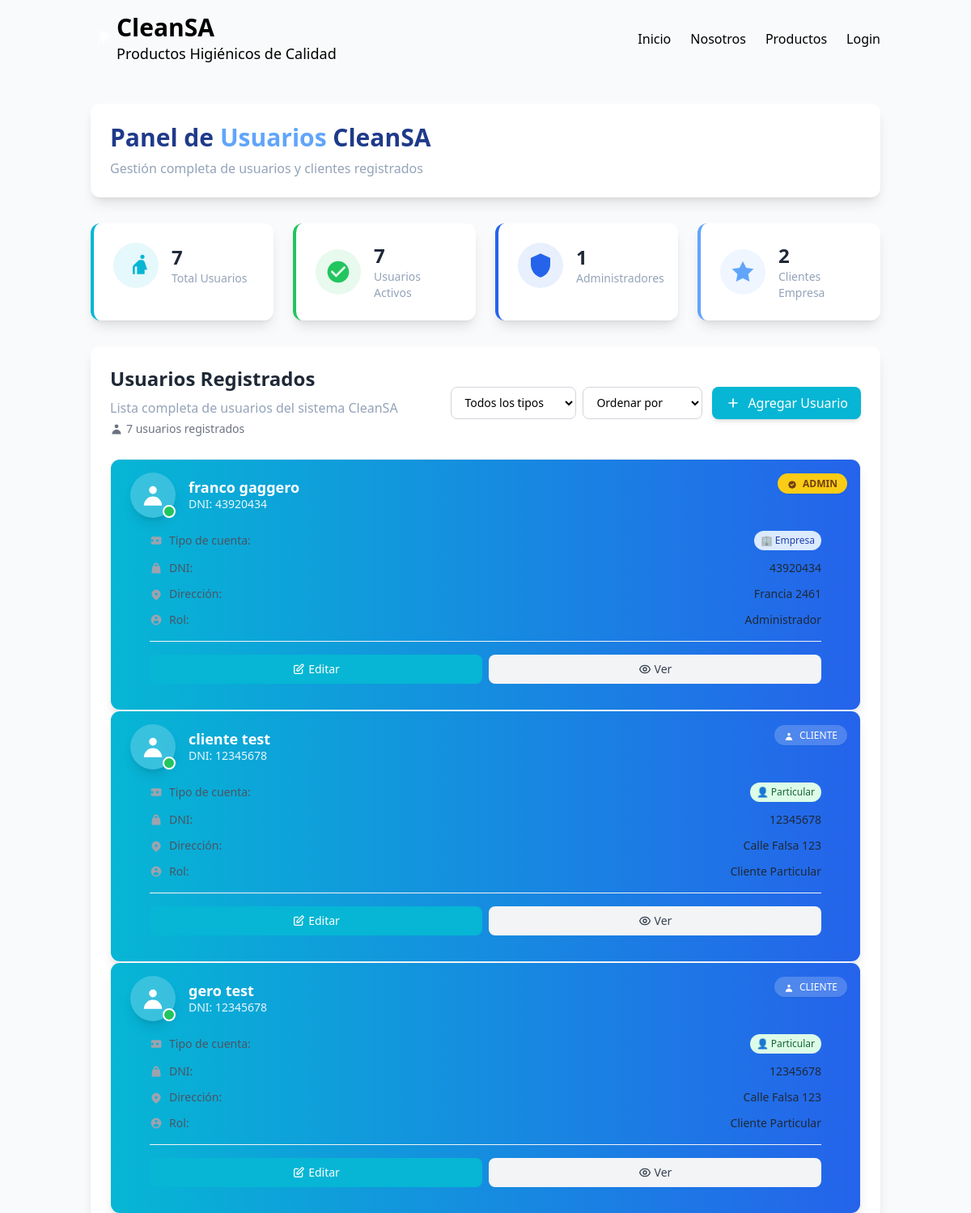
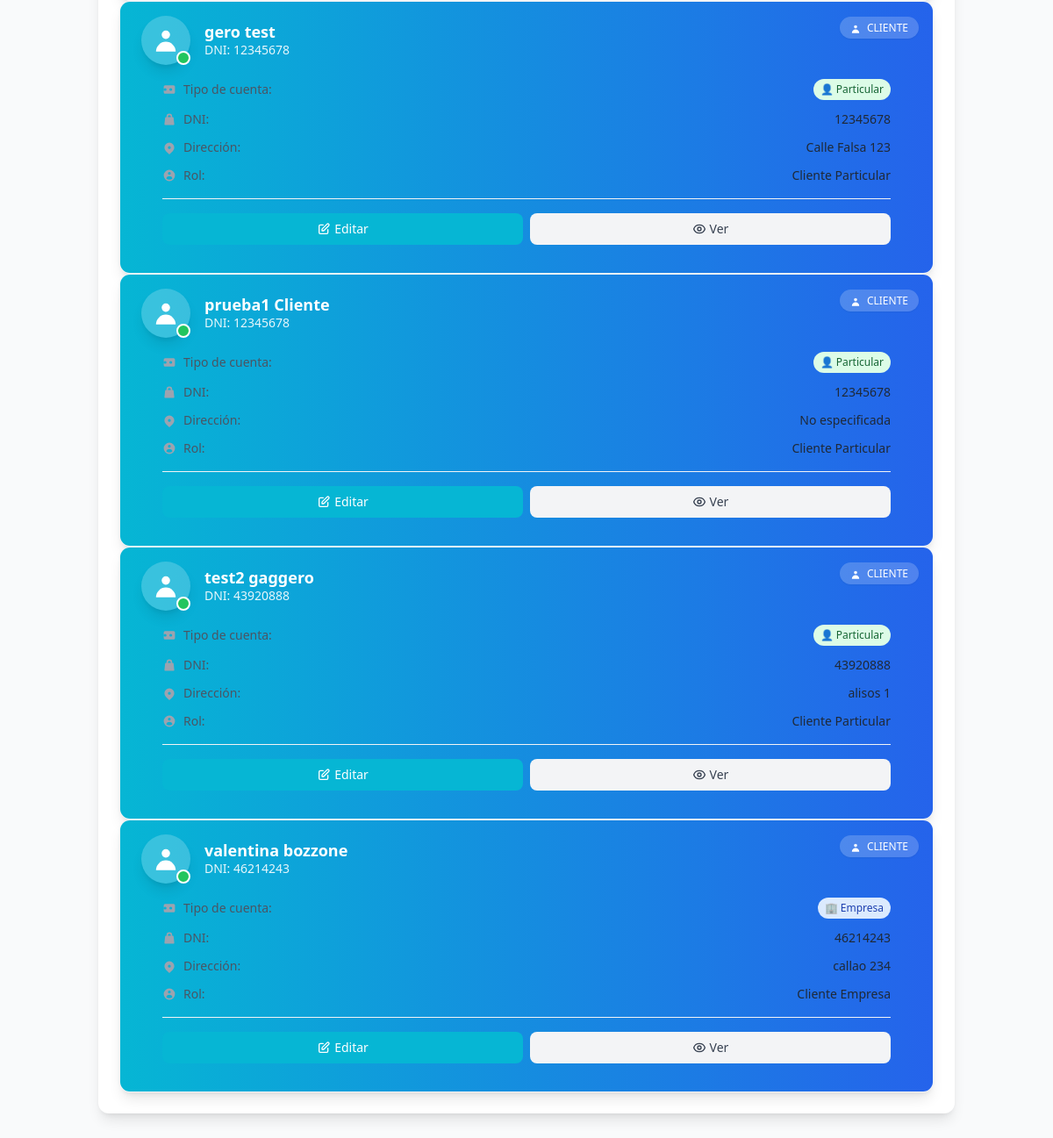
Page /admin/users/panel on the earlier database version (2 pictures, top to bottom).
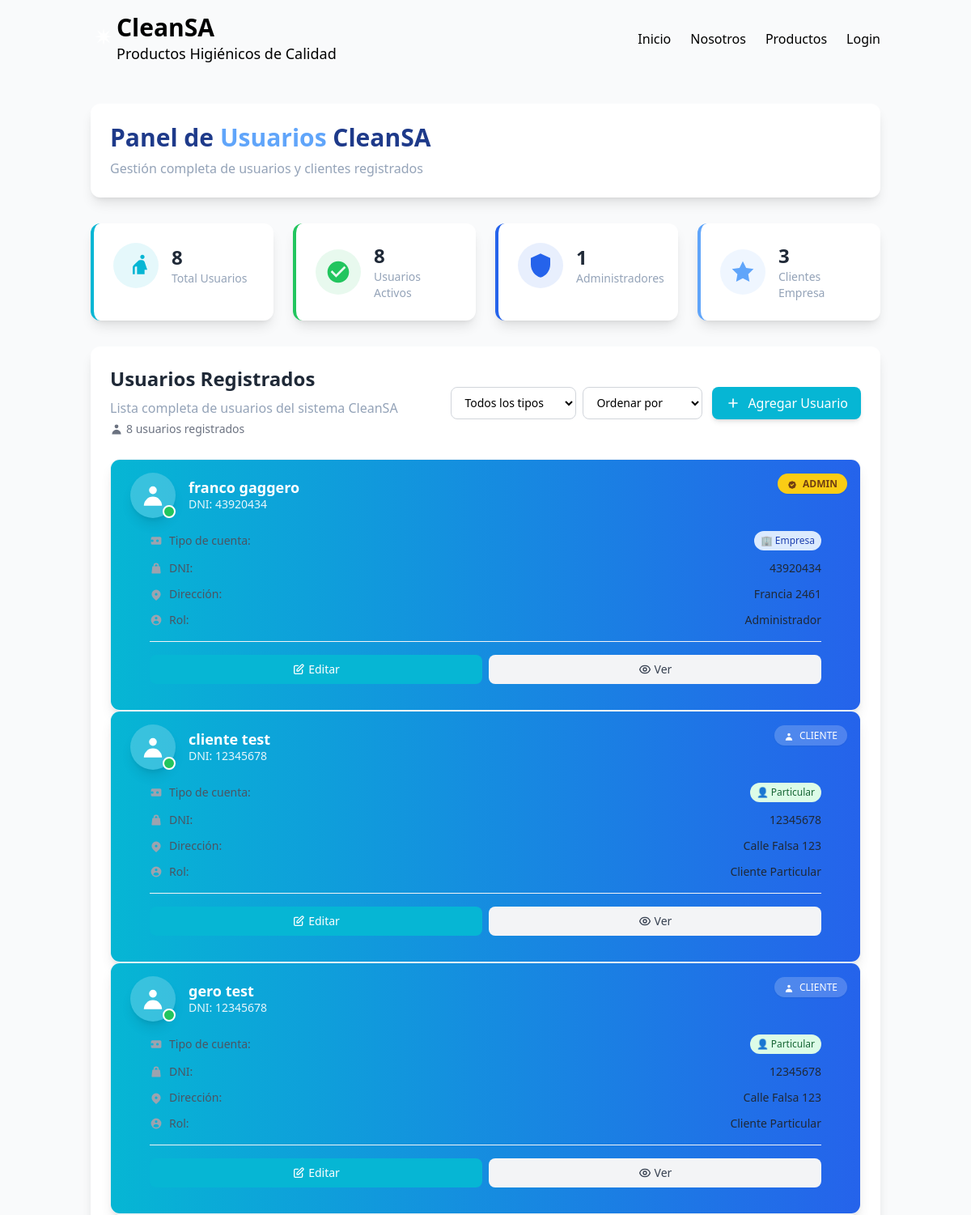
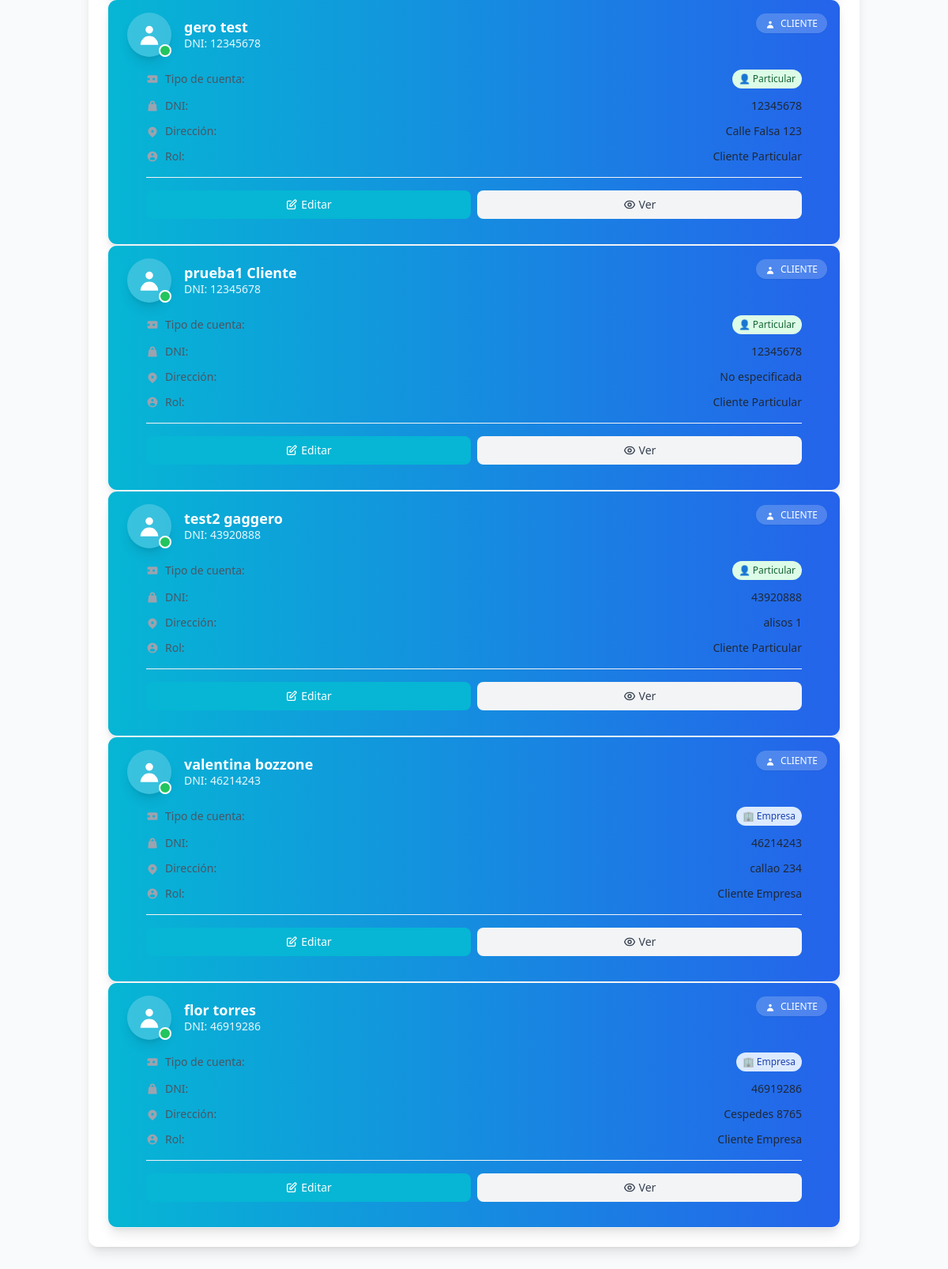
Same page on the later database version (2 pictures, top to bottom).
### app/models.py (models this page shows, shortened)
class Usuario (database.Model, UserMixin):
    __tablename__ = 'usuarios'
    id = database.Column(database.Integer, primary_key=True)
    nombre = database.Column(database.String(100), nullable=False)
    apellido = database.Column(database.String(100), nullable=False)
    password = database.Column(database.String(200), nullable=False)
    dni = database.Column(database.Integer, nullable=False)
    direccion = database.Column(database.String(100), nullable=False)
    fk_tipousuario = database.Column(database.Integer,database.ForeignKey('tipousuarios.id'), nullable=False)
    tipo = database.Column(database.Boolean, nullable=False)
    tipo_usuario = database.relationship('TipoUsuario', backref='usuarios')
    """"Verificación de tipo de usuario"""
    @property
    def es_admin(self):
        return self.fk_tipousuario == 1
    @property
    def es_empresa(self):
        return self.tipo == True

### app/blueprints/users.py (the view)
@users_bp.route('/panel')
def panel():
    usuarios = Usuario.query.all()
    return render_template('panel_usuarios.html', usuarios=usuarios)

### app/templates/panel_usuarios.html (shortened to what the changed rows need)
    <!DOCTYPE html>
<html lang="es">
<head>
    <script src="https://cdn.tailwindcss.com"></script>
</head>
<body class="bg-smoke-white min-h-screen">
    {% include 'components/nav.html' %}
    <main class="container mx-auto px-6 py-8">
        <div class="bg-white rounded-xl shadow-lg p-6 mb-8">
            <div class="flex flex-col md:flex-row md:items-center md:justify-between">
                <div>
                    <h1 class="text-3xl font-bold text-dark-teal mb-2">Panel de <span class="text-light-blue">Usuarios</span> CleanSA</h1>
                </div>
            </div>
        </div>
        <div class="grid grid-cols-1 md:grid-cols-4 gap-6 mb-8">
            <div class="bg-white rounded-xl shadow-lg p-6 border-l-4 border-light-teal">
                <div class="flex items-center">
                    <div>
                        <h3 class="text-2xl font-bold text-gray-800">{{ usuarios|length if usuarios else 0 }}</h3>
                        <p class="text-soft-gray text-sm">Total Usuarios</p>
                    </div>
                </div>
            </div>
            <div class="bg-white rounded-xl shadow-lg p-6 border-l-4 border-warm-green">
                <div class="flex items-center">
                    <div>
                        <h3 class="text-2xl font-bold text-gray-800">{{ usuarios|length if usuarios else 0 }}</h3>
                        <p class="text-soft-gray text-sm">Usuarios Activos</p>
                    </div>
                </div>
            </div>
                            {% set admin_count = usuarios|selectattr('es_admin')|list|length if usuarios else 0 %}
            <div class="bg-white rounded-xl shadow-lg p-6 border-l-4 border-light-blue">
                <div class="flex items-center">
                    <div>
                        <h3 class="text-2xl font-bold text-gray-800">
                            {% set empresa_count = usuarios|selectattr('es_empresa')|list|length if usuarios else 0 %}
                            {{ empresa_count }}
                        </h3>
                        <p class="text-soft-gray text-sm">Clientes Empresa</p>
                    </div>
                </div>
            </div>
        </div>
        <div class="bg-white rounded-xl shadow-lg p-6">
            <div class="flex flex-col md:flex-row md:items-center md:justify-between mb-6">
                <div>
                    <h2 class="text-2xl font-bold text-gray-800 mb-2">Usuarios Registrados</h2>
                    <p class="text-sm text-gray-500 mt-1">
                        <span class="inline-flex items-center">
                            <svg class="w-4 h-4 mr-1" fill="currentColor" viewBox="0 0 20 20">
                                <path fill-rule="evenodd" d="M10 9a3 3 0 100-6 3 3 0 000 6zm-7 9a7 7 0 1114 0H3z" clip-rule="evenodd"/>
                            </svg>
                            {{ usuarios|length if usuarios else 0 }} usuario{{ 's' if usuarios and usuarios|length != 1 else '' }} registrado{{ 's' if usuarios and usuarios|length != 1 else '' }}
                        </span>
                    </p>
                </div>
            </div>
            {% if usuarios and usuarios|length > 0 %}
                <div class="users-grid">
                    {% for usuario in usuarios %}
                        <div class="user-card">
                            {% include 'components/usuario.html' %}
                        </div>
                    {% endfor %}
                </div>
            {% endif %}
        </div>
    </main>
</body>
</html>

### app/templates/components/usuario.html (shortened to what the changed rows need)
<div class="w-full bg-white rounded-xl shadow-lg hover:shadow-xl transition-all duration-300 border border-gray-100 overflow-hidden group h-full flex flex-col">
    <div class="bg-gradient-to-r from-light-teal to-pro-blue px-6 py-4 relative">
        <div class="flex items-center">
            <div class="relative">
                <div class="w-14 h-14 rounded-full bg-white bg-opacity-20 border-3 border-white shadow-lg flex items-center justify-center">
                    <svg class="w-8 h-8 text-white" fill="currentColor" viewBox="0 0 20 20">
                        <path fill-rule="evenodd" d="M10 9a3 3 0 100-6 3 3 0 000 6zm-7 9a7 7 0 1114 0H3z" clip-rule="evenodd"/>
                    </svg>
                </div>
                <div class="absolute bottom-0 right-0 w-4 h-4 bg-warm-green rounded-full border-2 border-white"></div>
            </div>
            <div class="ml-4 flex-1">
                <h3 class="text-lg font-bold text-white leading-tight">{{ usuario.nombre }} {{ usuario.apellido }}</h3>
                <p class="text-white text-sm opacity-90">DNI: {{ usuario.dni }}</p>
            </div>
        </div>
        <div class="absolute top-4 right-4">
            {% if usuario.es_admin %}
                <span class="bg-yellow-400 text-yellow-900 px-3 py-1 rounded-full text-xs font-bold shadow-sm">
                    ADMIN
                </span>
            {% else %}
                <span class="bg-white bg-opacity-20 text-white px-3 py-1 rounded-full text-xs font-medium shadow-sm backdrop-blur-sm">
                    <svg class="w-3 h-3 inline mr-1" fill="currentColor" viewBox="0 0 20 20">
                        <path fill-rule="evenodd" d="M10 9a3 3 0 100-6 3 3 0 000 6zm-7 9a7 7 0 1114 0H3z" clip-rule="evenodd"/>
                    </svg>
                    CLIENTE
                </span>
            {% endif %}
    </div>
    <div class="px-6 py-4 flex-1 flex flex-col">
        <div class="space-y-3 mb-4 flex-1">
            <div class="flex items-center justify-between">
                <div class="flex items-center">
                    <svg class="w-4 h-4 text-gray-400 mr-2" fill="currentColor" viewBox="0 0 20 20">
                        <path fill-rule="evenodd" d="M4 4a2 2 0 00-2 2v8a2 2 0 002 2h12a2 2 0 002-2V6a2 2 0 00-2-2H4zm2 6a2 2 0 11-4 0 2 2 0 014 0zm8 0a2 2 0 11-4 0 2 2 0 014 0z" clip-rule="evenodd"/>
                    </svg>
                    <span class="text-sm text-gray-600">Tipo de cuenta:</span>
                </div>
                {% if usuario.es_empresa %}
                    <span class="bg-blue-100 text-blue-800 px-2 py-1 rounded-full text-xs font-medium">
                        🏢 Empresa
                    </span>
                {% else %}
                    <span class="bg-green-100 text-green-800 px-2 py-1 rounded-full text-xs font-medium">
                        👤 Particular
                    </span>
                {% endif %}
            </div>
            <div class="flex items-center justify-between">
                <div class="flex items-center">
                    <svg class="w-4 h-4 text-gray-400 mr-2" fill="currentColor" viewBox="0 0 20 20">
                        <path fill-rule="evenodd" d="M10 2a4 4 0 00-4 4v1H5a1 1 0 00-.994.89l-1 9A1 1 0 004 18h12a1 1 0 00.994-1.11l-1-9A1 1 0 0015 7h-1V6a4 4 0 00-4-4zM8 6a2 2 0 114 0v1H8V6z" clip-rule="evenodd"/>
                    </svg>
                    <span class="text-sm text-gray-600">DNI:</span>
                </div>
                <span class="text-sm font-medium text-gray-800">{{ usuario.dni }}</span>
            </div>
            <div class="flex items-start justify-between">
                <div class="flex items-center">
                    <svg class="w-4 h-4 text-gray-400 mr-2 mt-0.5" fill="currentColor" viewBox="0 0 20 20">
                        <path fill-rule="evenodd" d="M5.05 4.05a7 7 0 119.9 9.9L10 18.9l-4.95-4.95a7 7 0 010-9.9zM10 11a2 2 0 100-4 2 2 0 000 4z" clip-rule="evenodd"/>
                    </svg>
                    <span class="text-sm text-gray-600">Dirección:</span>
                </div>
                <span class="text-sm font-medium text-gray-800 text-right flex-1 ml-2">{{ usuario.direccion }}</span>
            </div>
            <div class="flex items-center justify-between">
                <div class="flex items-center">
                    <svg class="w-4 h-4 text-gray-400 mr-2" fill="currentColor" viewBox="0 0 20 20">
                        <path fill-rule="evenodd" d="M18 10a8 8 0 11-16 0 8 8 0 0116 0zm-6-3a2 2 0 11-4 0 2 2 0 014 0zm-2 4a5 5 0 00-4.546 2.916A5.986 5.986 0 0010 16a5.986 5.986 0 004.546-2.084A5 5 0 0010 11z" clip-rule="evenodd"/>
                    </svg>
                    <span class="text-sm text-gray-600">Rol:</span>
                </div>
                <span class="text-sm font-medium text-gray-800">
                    {% if usuario.es_admin %}
                        Administrador
                    {% elif usuario.es_empresa %}
                        Cliente Empresa
                    {% else %}
                        Cliente Particular
                    {% endif %}
                </span>
            </div>
        </div>
        <div class="flex gap-2 pt-4 border-t border-gray-100">
            <a href="{{ url_for('users.edit_user', user_id=usuario.id) }}" class="flex-1 bg-light-teal hover:bg-pro-blue text-white font-medium py-2 px-4 rounded-lg transition-colors duration-200 text-sm flex items-center justify-center">
                <svg class="w-4 h-4 mr-1" fill="none" stroke="currentColor" viewBox="0 0 24 24">
                    <path stroke-linecap="round" stroke-linejoin="round" stroke-width="2" d="M11 5H6a2 2 0 00-2 2v11a2 2 0 002 2h11a2 2 0 002-2v-5m-1.414-9.414a2 2 0 112.828 2.828L11.828 15H9v-2.828l8.586-8.586z"/>
                </svg>
                Editar
            </a>
            <a href="{{ url_for('users.view_user', user_id=usuario.id) }}" class="flex-1 bg-gray-100 hover:bg-gray-200 text-gray-700 font-medium py-2 px-4 rounded-lg transition-colors duration-200 text-sm flex items-center justify-center">
                Ver
            </a>
        </div>
    </div>
</div>

Differences in the rows shown:
added Usuario: nombre "flor", apellido "torres", dni "46919286", shows "CLIENTE", tipo "🏢 Empresa", direccion "Cespedes 8765"
Other differences:
{{ usuarios|length if usuarios else 0 }}: "7" → "8"
{{ empresa_count }}: "2" → "3"
